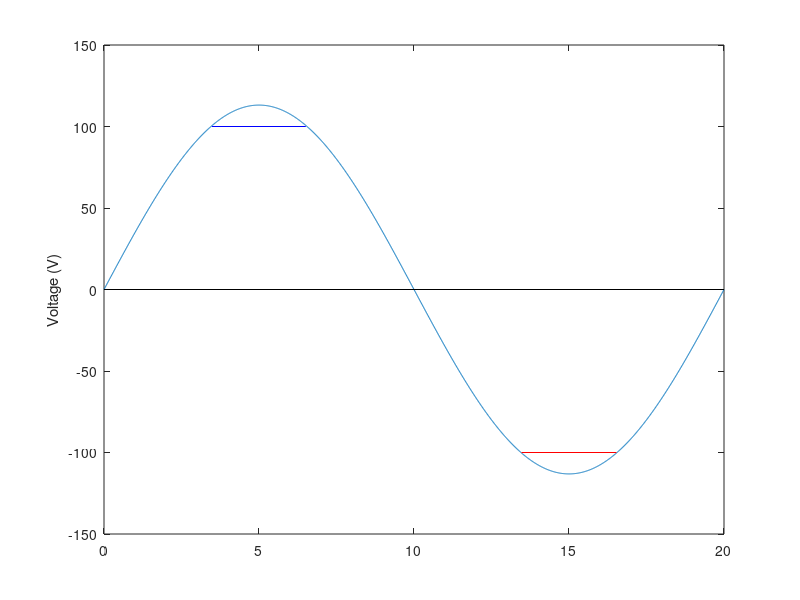

The MATLAB source for this figure: (Note: this script raises an error after producing the figure.)

%A= 230 * sqrt(2);
A = 80 * sqrt(2);

f=50;


t=[0:0.00001:0.02];


y = A * sin(2*pi*f*t);


figure;
title('AC voltage');
xlabel('Time (ms)');

plot(1000.*t, y);

hold on;
plot(1000.*[t(1) t(end)], [0 0], 'black');



plot([t(349) t(652)].*1000, [100 100], 'blue');
plot([t(1348) t(1654)].*1000, [-100 -100], 'red');


%plot([t(101) t(902)].*1000, [100 100], 'blue');
%plot([t(1100) t(1900)].*1000, [-100 -100], 'red');

ylabel('Voltage (V)');





yyaxis right;
trigger = (y > 100) + (y < -100);
plot(1000.*t, trigger);
ylim([-2 2]);

ylabel('Trigger output');

title('Triggering Circuit Output');
xlabel('Time (ms)');

legend('AC', '0 V', '+100 V', '-100 V', 'Trigger');
%legend('AC', '0 V');









